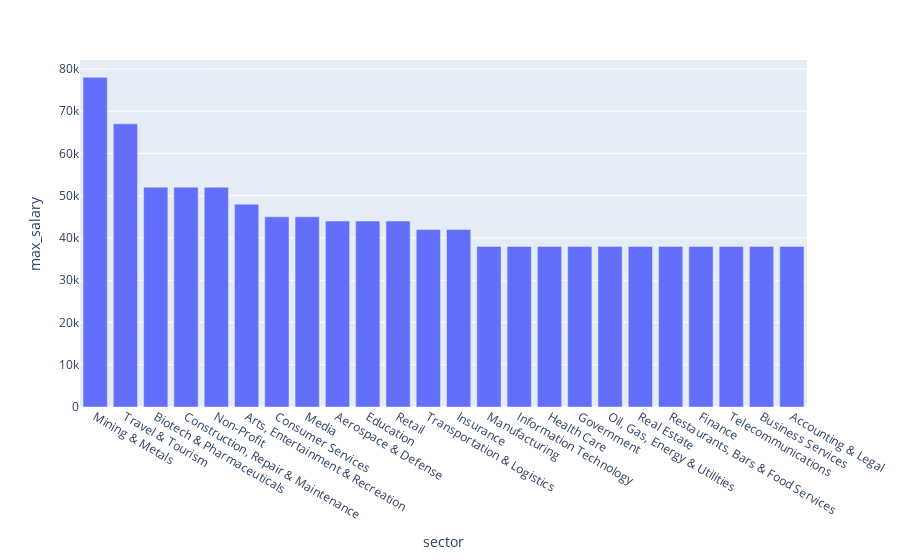

Source (notebook cell):
### Code cell
px.bar(q2,x="sector",y="max_salary")

### Figure 1 — Plotly figure (JSON) as saved in the notebook; plotly's stock layout.template omitted (floating-point values rounded to 4 significant figures)
{"data": [{"alignmentgroup": "True", "hovertemplate": "sector=%{x}<br>max_salary=%{y}<extra></extra>", "legendgroup": "", "marker": {"color": "#636efa", "pattern": {"shape": ""}}, "name": "", "offsetgroup": "", "orientation": "v", "showlegend": false, "textposition": "auto", "type": "bar", "x": ["Mining & Metals", "Travel & Tourism", "Biotech & Pharmaceuticals", "Construction, Repair & Maintenance", "Non-Profit", "Arts, Entertainment & Recreation", "Consumer Services", "Media", "Aerospace & Defense", "Education", "Retail", "Transportation & Logistics", "Insurance", "Manufacturing", "Information Technology", "Health Care", "Government", "Oil, Gas, Energy & Utilities", "Real Estate", "Restaurants, Bars & Food Services", "Finance", "Telecommunications", "Business Services", "Accounting & Legal"], "xaxis": "x", "y": [78000, 67000, 52000, 52000, 52000, 48000, 45000, 45000, 44000, 44000, 44000, 42000, 42000, 38000, 38000, 38000, 38000, 38000, 38000, 38000, 38000, 38000, 38000, 38000], "yaxis": "y"}], "layout": {"barmode": "relative", "legend": {"tracegroupgap": 0}, "margin": {"t": 60}, "xaxis": {"anchor": "y", "domain": [0, 1], "title": {"text": "sector"}}, "yaxis": {"anchor": "x", "domain": [0, 1], "title": {"text": "max_salary"}}}}
